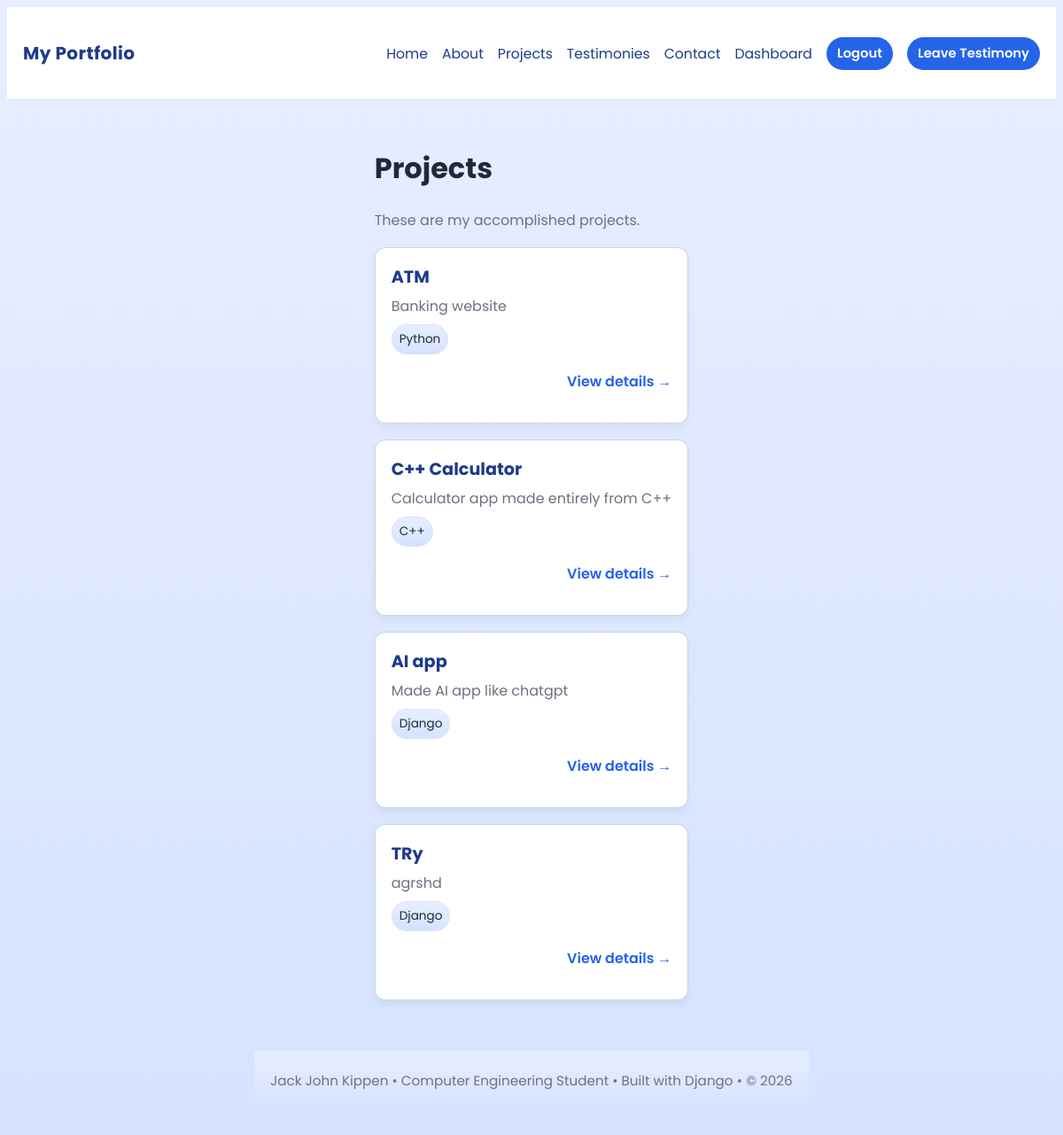
Page /projects/ (signed in) on the committed database.
### quiz1/models.py (models this page shows, shortened)
class Project(models.Model):
    project_name = models.CharField(max_length=200)
    description = models.TextField()
    tech_stacks = models.ManyToManyField(TechStack, related_name='projects', blank=True)
    link = models.URLField()

class TechStack(models.Model):
    name = models.CharField(max_length=100, unique=True)
    created_at = models.DateTimeField(auto_now_add=True)
    class Meta:
        ordering = ['name']

### quiz1/views.py (the view)
# urls.py: path('projects/', views.projects, name='projects'),
def projects(request):
    projects = Project.objects.prefetch_related('tech_stacks').all()
    projects_with_techs = []
    for project in projects:
        projects_with_techs.append({
            'project': project,
            'techs': [tech.name for tech in project.tech_stacks.all()],
        })
    return render(request, 'projects.html', {'projects': projects_with_techs})

### templates/projects.html (shortened to what this page needs)
{% extends 'base.html' %}
{% block content %}
<h1>Projects</h1>
<p class="muted">These are my accomplished projects.</p>
<div class="grid" style="margin-top:18px">
  {% for item in projects %}
    <div class="card" style="padding:18px;min-height:140px;text-align:left;">
      <div class="card-content">
        <h3 class="card-title">{{ item.project.project_name }}</h3>
        <p style="color:var(--text-secondary);margin:6px 0 8px;">{{ item.project.description|truncatechars:140 }}</p>
        <div style="display:flex;gap:8px;flex-wrap:wrap;">
          {% for tech in item.techs %}
            <span style="background:var(--bg);border:1px solid var(--borders);padding:6px 8px;border-radius:999px;font-size:0.85rem;color:var(--text-main);">{{ tech }}</span>
          {% empty %}
            <span style="background:var(--bg);border:1px solid var(--borders);padding:6px 8px;border-radius:999px;font-size:0.85rem;color:var(--text-main);">No tech stacks yet</span>
          {% endfor %}
        </div>
        <p style="margin-top:10px;text-align:right;"><a class="link-btn" href="{% url 'project_detail' item.project.pk %}">View details →</a></p>
      </div>
    </div>
  {% endfor %}
</div>
{% endblock %}

### templates/base.html (style rules this page uses)
:root { --bg: linear-gradient(180deg, #e7eeff 0%, #d6e2ff 100%); --card: #FFFFFF; --nav: #FFFFFF; --primary: #1E3A8A; --button: #2563EB; --button-hover: #1D4ED8; --text-main: #1F2937; --text-secondary: #6B7280; --borders: #D6E4FF; }
body { font-family: 'Poppins', Arial, sans-serif; color:var(--text-main); background:var(--bg); }
.card { border:1px solid var(--borders); outline:1px solid rgba(31,41,55,0.08); outline-offset:-1px; background:var(--card); border-radius:14px; box-shadow:0 4px 10px rgba(0,0,0,0.05); }

### templates/projects.html (style rules this page uses)
body { font-family:'Poppins', Arial, sans-serif;color:var(--text-main);background:var(--bg) }
.grid { display:grid;gap:18px }
.card { border:1px solid var(--borders);outline:1px solid rgba(31,41,55,0.08);outline-offset:-1px;padding:24px;border-radius:12px;background:var(--card);display:flex;flex-direction:column;align-items:center;text-align:center;gap:12px;min-height:160px;box-shadow:0 4px 10px rgba(0,0,0,0.05);transition:transform 120ms ease,border-color 120ms ease; }
.card-content { width:100%; }
.card-title { color:var(--primary);font-size:1.2rem;margin:0; }
.muted { color:var(--text-secondary);line-height:1.6 }
.link-btn { display:inline-block;margin-top:8px;color:var(--button);font-weight:600;text-decoration:none; }

### rows in the picture
Project: project.project_name "ATM", project.description "Banking website"
TechStack: techs "Python"
Project: project.project_name "C++ Calculator", project.description "Calculator app made entirely from C++"
TechStack: techs "C++"
Project: project.project_name "AI app", project.description "Made AI app like chatgpt"
TechStack: techs "Django" "Django"
Project: project.project_name "TRy", project.description "agrshd"
